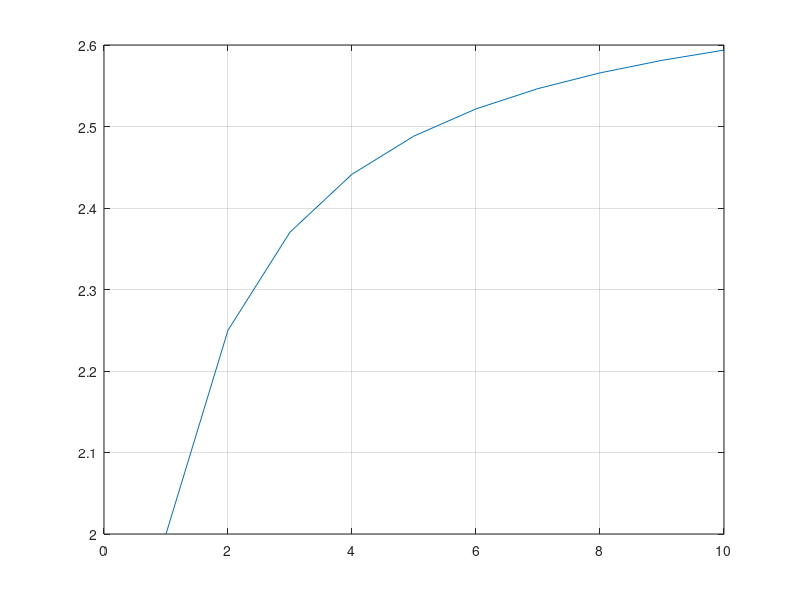

Source code (MATLAB):

%% linear equation
clear all; clc

A = [1 2 3 ; 4 5 6 ; 7 8 9];
B = A'
C= A*B
 
%% linear equation
clear all; clc

A = [2 3 4 ; 5 6 7; 8 9 1];
B = [ 3 4 5; 6 7 8; 9 1 2];
det(A)
det(B)

det(A)*det(B)
det(A*B)   % check det(A)det(B) = det(AB)

%% solving a linear equation

clear all; clc
A =[2 4 2; 4 9 -3; 2 3 7];
b = [2;8;10];
x = inv(A)*b
% verify Ax = b
A*x-b

%% exponetial function 
clear all;clc
y = 0;
for i = 1:10
    x(i) = (1+ 1/i)^i
end
x'
exp(1)
plot(x); grid on
%% eigenvalue and eigen vector 2x2
clear all;clc
A =[2 1;1 2];
[V,D] = eig(A)

% verify the result
B = [0 -1; 1 0];
[V,D] = eig(B)

% verify the result

%%   eigenvalue and eigen vector 3x3
clear all;clc
A =[1 1 2;1 2 1; 2 1 1 ];
[V,D] = eig(A)



